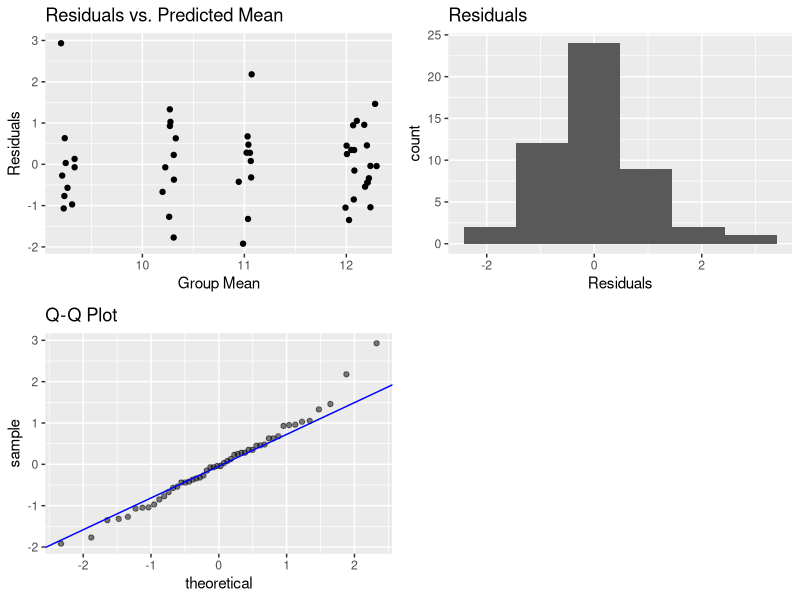
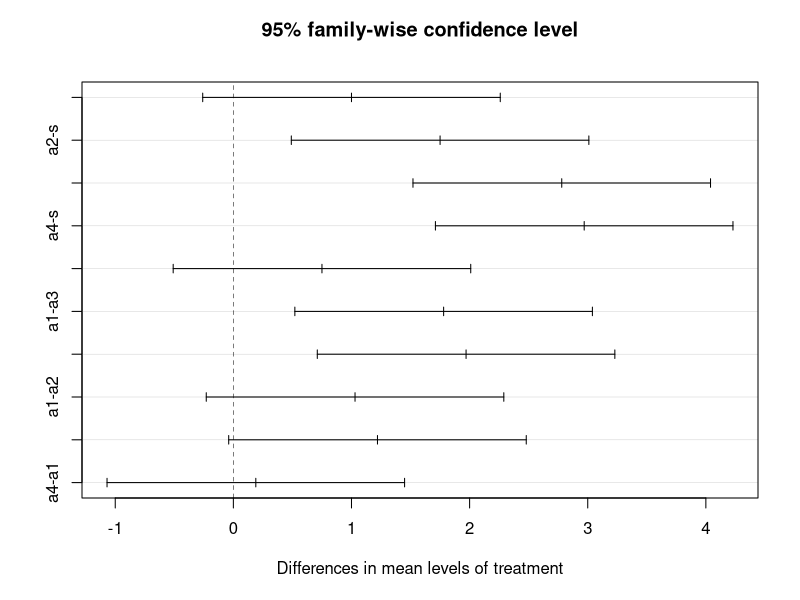
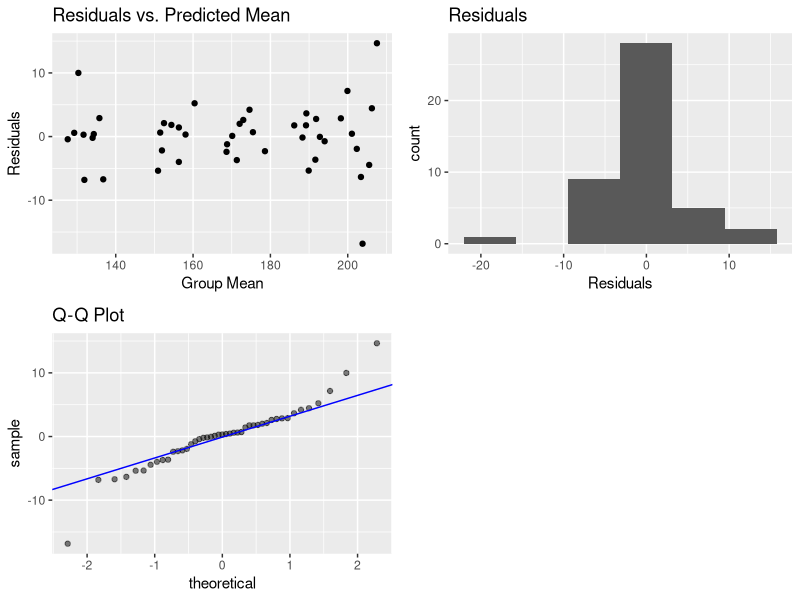
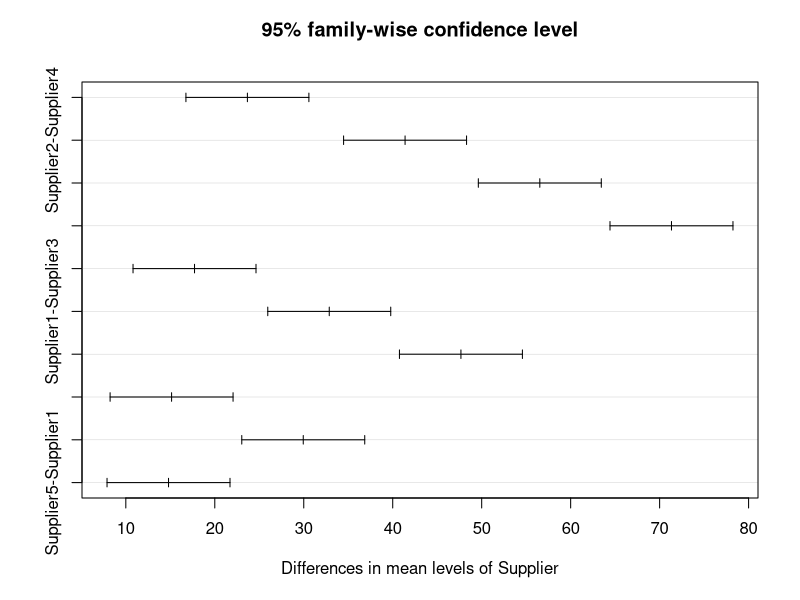

Generate these figures, in order, with R:
## ---- chunk 1
library(tidyverse)
library(grid)
library(gridExtra)
library(kableExtra)
library(multcomp)
a1 <- c(12.4, 10.7, 11.9, 11.0, 12.4, 12.3, 13.0, 12.5, 11.2, 13.1)
a2 <- c(9.1, 11.5, 11.3, 9.7, 13.2, 10.7, 10.6, 11.3, 11.1, 11.7)
a3 <- c(8.5, 11.6, 10.2, 10.9, 9.0, 9.6, 9.9, 11.3, 10.5, 11.2)
a4 <- c(12.7, 13.2, 11.8, 11.9, 12.2, 11.2, 13.7, 11.8, 12.2, 11.7)
s <- c(8.7, 9.3, 8.2, 8.3, 9.0, 9.4, 9.2, 12.2, 8.5, 9.9)
data <- cbind(s, a1, a2, a3, a4)
frame <- data.frame(matrix(data, ncol = 5, nrow = 10, byrow = F))
colnames(frame) <- c("s", "a1", "a2", "a3", "a4")
gather_frame <- gather(data = frame, key = "treatment", value = "wt_loss")
gather_frame$treatment <- factor(gather_frame$treatment)
anova_mod <- aov(wt_loss ~ treatment, data = gather_frame)
y <- quantile(anova_mod$residuals[!is.na(anova_mod$residuals)], c(0.25, 0.75))
x <- qnorm(c(0.25, 0.75))
slope = diff(y)/diff(x)
int <- y[1L] - slope*x[1L]


norm_res <- ggplot(data = anova_mod, aes(x = anova_mod$residuals)) + geom_histogram(bins = 6) + xlab("Residuals") + ggtitle("Residuals")


resid_jitter <- ggplot(data = anova_mod, aes(x = anova_mod$fitted.values, y = anova_mod$residuals)) + geom_jitter() +  xlab("Group Mean") + ylab("Residuals") + ggtitle("Residuals vs. Predicted Mean")


qq <- ggplot(data = anova_mod) + stat_qq(aes(sample = anova_mod$residuals), alpha = 0.5) + 
    geom_abline(slope = slope, intercept = int, color = "blue") + ggtitle("Q-Q Plot")


res_sum <- as.table(summary(anova_mod$residuals), nrow= 2, ncol = 6)
grid.arrange(resid_jitter, norm_res, qq, nrow = 2, ncol = 2)
## ---- chunk 2
anova_mod
summary(anova_mod)
## ---- chunk 3
real_w <- TukeyHSD(anova_mod, ordered = TRUE)
real_w$treatment
plot(real_w)
## ---- chunk 4
Dunnett <- glht(anova_mod, linfct = mcp(treatment = c("a1-s=0", 
                                                      "a2-s=0",
                                                      "a3-s=0",
                                                      "a4-s=0")))
summary(Dunnett)
## ---- chunk 5
su1 <- c(191.9, 189.1, 190.9, 183.8, 185.5, 190.9, 192.8, 188.4, 189.0)
su2 <- c(178.2, 174.1, 170.3, 171.6, 171.7, 174.7, 176.0, 176.6, 172.8)
su3 <- c(156.6, 158.4, 157.7, 154.1, 152.3, 161.5, 158.1, 150.9, 156.9)
su4 <- c(125.8, 132.4, 132.2, 133.0, 133.2, 125.9, 132.9, 142.6, 135.5)
su5 <- c(218.6, 208.4, 187.1, 199.5, 202.0, 211.1, 197.6, 204.4, 206.8)

lenses_dat <- data.frame(matrix(c(su1, su2, su3, su4, su5), nrow = 5, ncol = 9, byrow = TRUE))
colnames(lenses_dat) <- c("Sample1", "Sample2", "Sample3", "Sample4", "Sample5", "Sample6", "Sample7", "Sample8", "Sample9")
lenses_dat$Supplier <- c("Supplier1", "Supplier2", "Supplier3", "Supplier4", "Supplier5")
gather_lenses <- lenses_dat %>%
                  gather(key = "sample", value = "lov", -Supplier)

gather_lenses$Supplier <- factor(gather_lenses$Supplier)
anova_lenses <- aov(lov ~ Supplier, data = gather_lenses)
z <- quantile(anova_lenses$residuals[!is.na(anova_lenses$residuals)], c(0.25, 0.75))
w <- qnorm(c(0.25, 0.75))
slope = diff(z)/diff(w)
int <- z[1L] - slope*w[1L]


norm_res_lenses <- ggplot(data = anova_lenses, aes(x = anova_lenses$residuals)) + geom_histogram(bins = 6) + xlab("Residuals") + ggtitle("Residuals")


resid_jitter_lenses <- ggplot(data = anova_lenses, aes(x = anova_lenses$fitted.values, y = anova_lenses$residuals)) + geom_jitter() +  xlab("Group Mean") + ylab("Residuals") + ggtitle("Residuals vs. Predicted Mean")


qq_lenses <- ggplot(data = anova_lenses) + stat_qq(aes(sample = anova_lenses$residuals), alpha = 0.5) + 
    geom_abline(slope = slope, intercept = int, color = "blue") + ggtitle("Q-Q Plot")


res_sum <- as.table(summary(anova_lenses$residuals), nrow= 2, ncol = 6)
grid.arrange(resid_jitter_lenses, norm_res_lenses, qq_lenses, nrow = 2, ncol = 2)
## ---- chunk 6
anova_lenses
summary(anova_lenses)
## ---- chunk 7
kw_lenses <- kruskal.test(lov ~ Supplier, data = gather_lenses)
kw_lenses
kw_lenses$statistic
## ---- chunk 8
real_lenses <- TukeyHSD(anova_lenses, ordered = TRUE)
real_lenses$treatment
plot(real_lenses)
real_lenses$Supplier
## ---- chunk 9
ranks_1 <- c(39,32, 33, 28, 29, 34, 35, 31, 36)
ranks_2 <- c(19, 20, 21, 22, 23, 24, 25, 26, 27)
ranks_3 <- c(10, 11, 12, 13, 14, 15, 16, 17, 18)
ranks_4 <- c(1, 2, 3, 4, 5, 6, 7, 8, 9)
ranks_5 <- c(38, 39, 30, 40, 41, 42, 43, 44, 45)
ranks_table = data.frame(cbind(ranks_1, ranks_2, ranks_3, ranks_4, ranks_5))
colnames(ranks_table) <- c("Ranks_Group1", "Ranks_Group2", "Ranks_Group3", "Ranks_Group4", "Ranks_Group5")
